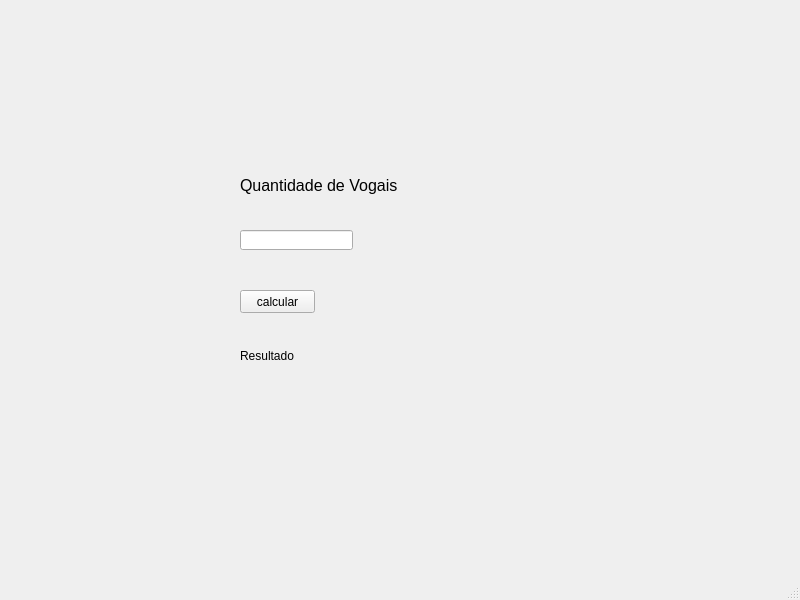
<?xml version="1.0" encoding="UTF-8"?>
<ui version="4.0">
 <class>MainWindow</class>
 <widget class="QMainWindow" name="MainWindow">
  <property name="geometry">
   <rect>
    <x>0</x>
    <y>0</y>
    <width>800</width>
    <height>600</height>
   </rect>
  </property>
  <property name="windowTitle">
   <string>MainWindow</string>
  </property>
  <widget class="QWidget" name="centralwidget">
   <widget class="QLabel" name="result">
    <property name="geometry">
     <rect>
      <x>240</x>
      <y>340</y>
      <width>391</width>
      <height>31</height>
     </rect>
    </property>
    <property name="text">
     <string>Resultado</string>
    </property>
   </widget>
   <widget class="QPushButton" name="btn">
    <property name="geometry">
     <rect>
      <x>240</x>
      <y>290</y>
      <width>75</width>
      <height>23</height>
     </rect>
    </property>
    <property name="text">
     <string>calcular</string>
    </property>
   </widget>
   <widget class="QLabel" name="label_2">
    <property name="geometry">
     <rect>
      <x>240</x>
      <y>170</y>
      <width>391</width>
      <height>31</height>
     </rect>
    </property>
    <property name="font">
     <font>
      <pointsize>12</pointsize>
     </font>
    </property>
    <property name="text">
     <string>Quantidade de Vogais</string>
    </property>
   </widget>
   <widget class="QLineEdit" name="input">
    <property name="geometry">
     <rect>
      <x>240</x>
      <y>230</y>
      <width>113</width>
      <height>20</height>
     </rect>
    </property>
   </widget>
  </widget>
  <widget class="QMenuBar" name="menubar">
   <property name="geometry">
    <rect>
     <x>0</x>
     <y>0</y>
     <width>800</width>
     <height>21</height>
    </rect>
   </property>
  </widget>
  <widget class="QStatusBar" name="statusbar"/>
 </widget>
 <resources/>
 <connections/>
</ui>
